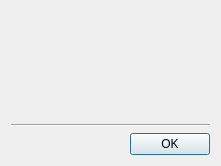
<?xml version="1.0" encoding="UTF-8"?>
<ui version="4.0">
 <class>tt3::gui::ManagePrivateTasksDialog</class>
 <widget class="QDialog" name="tt3::gui::ManagePrivateTasksDialog">
  <property name="geometry">
   <rect>
    <x>0</x>
    <y>0</y>
    <width>221</width>
    <height>166</height>
   </rect>
  </property>
  <property name="windowTitle">
   <string>Manage private tasks</string>
  </property>
  <property name="windowIcon">
   <iconset resource="tt3-gui.qrc">
    <normaloff>:/tt3-gui/Resources/Images/Objects/PrivateTaskLarge.png</normaloff>:/tt3-gui/Resources/Images/Objects/PrivateTaskLarge.png</iconset>
  </property>
  <property name="modal">
   <bool>true</bool>
  </property>
  <layout class="QGridLayout" name="gridLayout">
   <item row="0" column="0">
    <widget class="QWidget" name="managerPanel" native="true"/>
   </item>
   <item row="1" column="0">
    <widget class="Line" name="line">
     <property name="orientation">
      <enum>Qt::Orientation::Horizontal</enum>
     </property>
    </widget>
   </item>
   <item row="2" column="0">
    <widget class="QDialogButtonBox" name="buttonBox">
     <property name="orientation">
      <enum>Qt::Orientation::Horizontal</enum>
     </property>
     <property name="standardButtons">
      <set>QDialogButtonBox::StandardButton::Ok</set>
     </property>
    </widget>
   </item>
  </layout>
 </widget>
 <resources>
  <include location="tt3-gui.qrc"/>
 </resources>
 <connections>
  <connection>
   <sender>buttonBox</sender>
   <signal>accepted()</signal>
   <receiver>tt3::gui::ManagePrivateTasksDialog</receiver>
   <slot>accept()</slot>
   <hints>
    <hint type="sourcelabel">
     <x>248</x>
     <y>254</y>
    </hint>
    <hint type="destinationlabel">
     <x>157</x>
     <y>274</y>
    </hint>
   </hints>
  </connection>
  <connection>
   <sender>buttonBox</sender>
   <signal>rejected()</signal>
   <receiver>tt3::gui::ManagePrivateTasksDialog</receiver>
   <slot>reject()</slot>
   <hints>
    <hint type="sourcelabel">
     <x>316</x>
     <y>260</y>
    </hint>
    <hint type="destinationlabel">
     <x>286</x>
     <y>274</y>
    </hint>
   </hints>
  </connection>
 </connections>
</ui>
